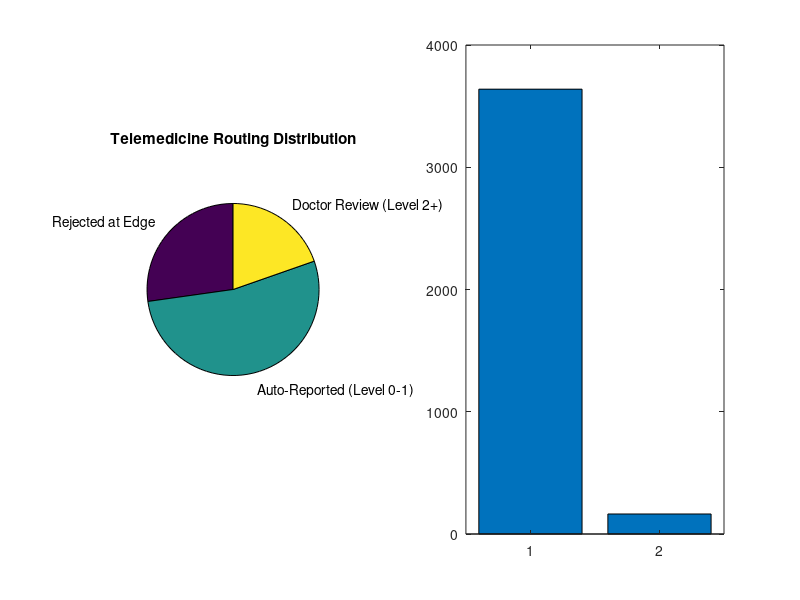

Write MATLAB code to recreate this figure. (Note: this script raises an error after producing the figure.)
function simulate_patient_queue()
% SIMULATE_PATIENT_QUEUE MathWorks SIH 26038 Compliance
% Simulates telemedicine pipeline scaling for 100,000+ rural patients annually.
% Models image acquisition rates, bandwidth constraints, and doctor review capacity.
% Uses Statistics and Machine Learning Toolbox.

    % Simulation Parameters
    num_patients = 100000;
    days_in_year = 365;
    clinic_hours_per_day = 8;
    
    % Arrival rate modeled as a Poisson process
    % average patients per hour across the district
    lambda_per_hour = num_patients / (days_in_year * clinic_hours_per_day); 
    
    fprintf('=== eDRis Telemedicine Scalability Simulation ===\n');
    fprintf('Target: %d patients annually.\n', num_patients);
    fprintf('Average Arrival Rate: %.2f patients/hour\n\n', lambda_per_hour);
    
    % 1. Image Acquisition & Gatekeeper Rejection (Bandwidth Savings)
    % Historically, ~15-20% of rural fundus images are ungradeable.
    % We use a normal distribution to simulate the blur variance of incoming images.
    % Assuming Gatekeeper rejects anything below threshold 4.49.
    blur_scores = normrnd(6.0, 2.5, [num_patients, 1]); % Mean 6.0, std 2.5
    
    rejected_idx = blur_scores < 4.49;
    num_rejected = sum(rejected_idx);
    num_accepted = num_patients - num_rejected;
    
    % Assuming each raw HD image is ~5 MB
    img_size_mb = 5.0;
    bandwidth_saved_gb = (num_rejected * img_size_mb) / 1024;
    
    fprintf('--- 1. Bandwidth Optimization (Edge Gatekeeper) ---\n');
    fprintf('Images Rejected at Edge (No 2G transmission): %d (%.1f%%)\n', num_rejected, (num_rejected/num_patients)*100);
    fprintf('Bandwidth Saved: %.2f GB\n\n', bandwidth_saved_gb);
    
    % 2. AI Processing Throughput
    % Accepted images are transmitted to the Cloud AI Engine
    % Processing 1 image takes ~0.5 seconds on a standard GPU
    total_ai_compute_hours = (num_accepted * 0.5) / 3600;
    fprintf('--- 2. AI Processing Throughput (Cloud Engine) ---\n');
    fprintf('Total AI Compute Time for %d images: %.2f hours\n\n', num_accepted, total_ai_compute_hours);
    
    % 3. Ophthalmologist Review Capacity
    % Assuming a 27% prevalence rate of referable DR (Level 2+) in the screened population.
    % Only Level 2+ or Low Confidence images are sent to the doctor queue.
    is_referable = rand(num_accepted, 1) < 0.27;
    num_doctor_reviews = sum(is_referable);
    num_auto_reported = num_accepted - num_doctor_reviews;
    
    % A doctor takes ~30 seconds to review an Explainable Grad-CAM report,
    % versus ~3 minutes to grade a raw fundus image from scratch.
    time_per_xai_review_mins = 0.5;
    time_per_manual_review_mins = 3.0;
    
    total_xai_review_hours = (num_doctor_reviews * time_per_xai_review_mins) / 60;
    total_manual_review_hours = (num_accepted * time_per_manual_review_mins) / 60;
    
    hours_saved = total_manual_review_hours - total_xai_review_hours;
    
    fprintf('--- 3. Human-in-the-Loop Review Capacity ---\n');
    fprintf('Auto-Generated Normal Reports (No Doctor Needed): %d\n', num_auto_reported);
    fprintf('Flagged for Doctor Review (Level 2+): %d\n', num_doctor_reviews);
    fprintf('Total Doctor Time (eDRis XAI Workflow): %.2f hours\n', total_xai_review_hours);
    fprintf('Total Doctor Time (Traditional Manual Workflow): %.2f hours\n', total_manual_review_hours);
    fprintf('Ophthalmologist Hours Saved Annually: %.2f hours\n', hours_saved);
    
    % Visualization
    figure('Name', 'eDRis District Level Scalability');
    
    subplot(1,2,1);
    pie([num_rejected, num_auto_reported, num_doctor_reviews], ...
        {'Rejected at Edge', 'Auto-Reported (Level 0-1)', 'Doctor Review (Level 2+)'});
    title('Telemedicine Routing Distribution');
    
    subplot(1,2,2);
    b = bar([total_manual_review_hours, total_xai_review_hours]);
    b.FaceColor = 'flat';
    b.CData(1,:) = [0.8 0.2 0.2]; % Red for manual
    b.CData(2,:) = [0.2 0.8 0.2]; % Green for eDRis
    ylabel('Ophthalmologist Hours Required');
    set(gca, 'XTickLabel', {'Manual Grading', 'eDRis AI Workflow'});
    title('Clinical Time Optimization');
end
